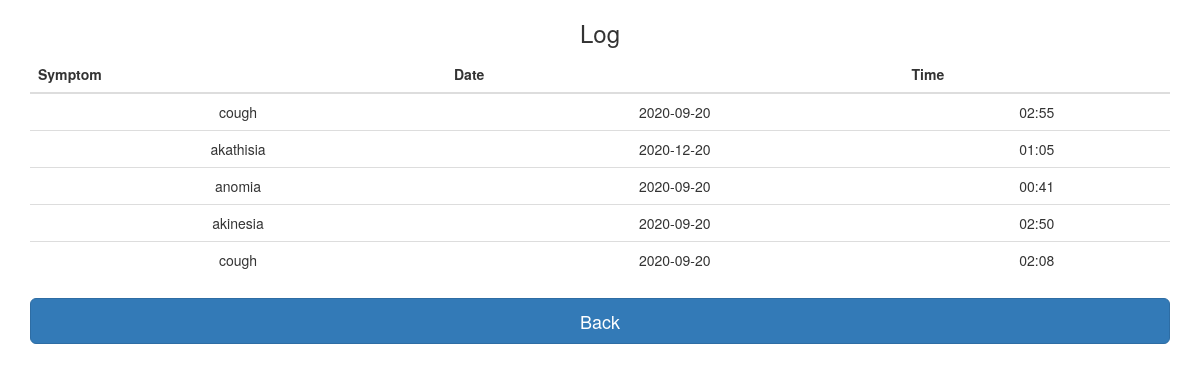
/log (signed in), run on an earlier commit of the app's database.
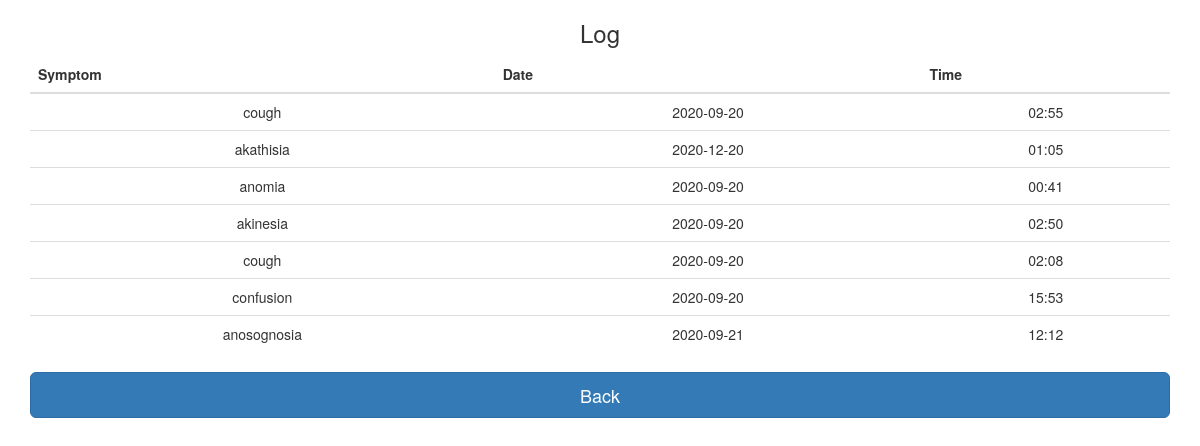
And on a later commit of the database.
### tables this page shows
CREATE TABLE symptom_table (username message_text, symptom message_text, date date,time time);

### app.py (the view)
@app.route('/log')
def log():
    if not session.get('logged_in'):
        return redirect('/error')
    username = session['username']
    symptoms = get_symptoms(username)
    return render_template('log.html', symptoms=symptoms)

### src/auth.py (called while the page is built)
def get_symptoms(username):
    return find_symptoms(username)

### src/db.py (called while the page is built)
def find_symptoms(username):
    conn = sqlite3.connect(db)
    c = conn.cursor()
    symptoms = c.execute('''SELECT * FROM symptom_table WHERE username=?;''',
                         (username,)).fetchall()
    conn.commit()
    conn.close()
    return symptoms

### templates/log.html
{% extends 'base.html' %}
{% block content %}
<div class="container text-center">
    <h3>Log</h3>
    <table class="table">
        <thead>
        <tr>
            <th>Symptom</th>
            <th>Date</th>
            <th>Time</th>
        </tr>
        </thead>
        <tbody>
        {% for symptom_data in symptoms %}
            <tr>
                <td>{{ symptom_data[1] }}</td>
                <td>{{ symptom_data[2] }}</td>
                <td>{{ symptom_data[3] }}</td>
            </tr>
        {% endfor %}
        </tbody>
    </table>
     <form action="/success">
         <input type="submit" value="Back" class="btn btn-primary btn-lg btn-block">
     </form>
</div>
{% endblock %}

### templates/base.html (shortened to what this page needs)
{% extends 'bootstrap/base.html' %}

What changed in the data, as far as the page shows it:
added symptom_table: symptom "confusion", date "2020-09-20", time "15:53"
added symptom_table: symptom "anosognosia", date "2020-09-21", time "12:12"
